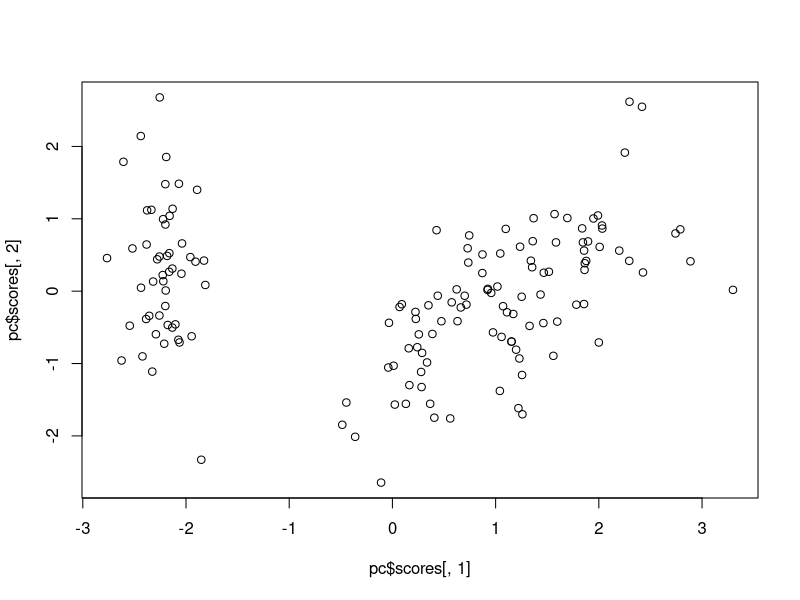
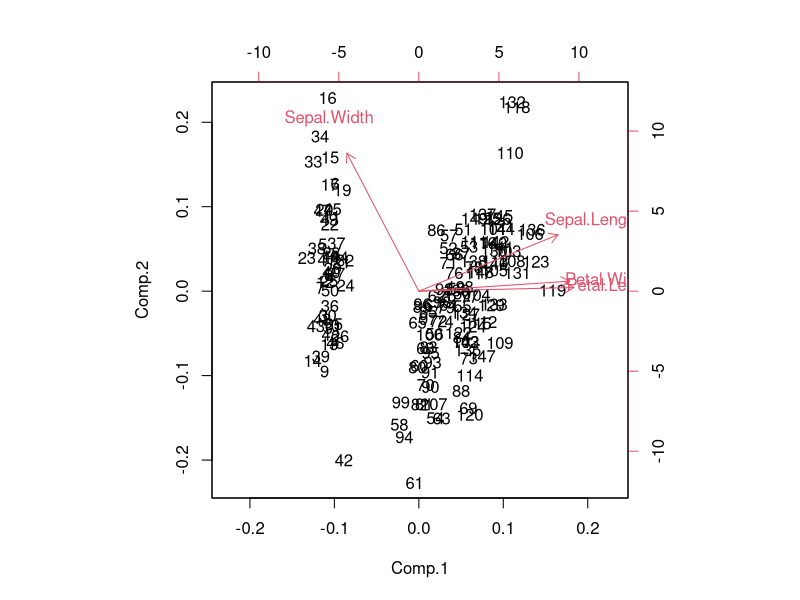
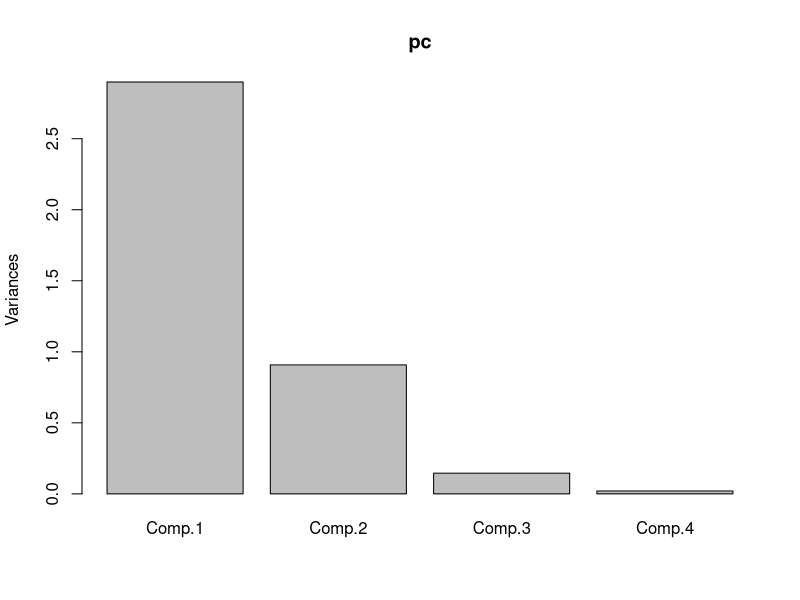

These figures' R source, in order:
df = iris[,1:4]

df = scale(df)

##sigma(xi %*% t(x(i)))

tmp = df[1,]%*%t(df[1,])

result = matrix(0,4,4) 

tmp = function(x) {
  for (i in 1:nrow(x)) {
    tmp = df[i,]%*%t(df[i,])
    result = result + tmp
  }
  return(result/nrow(x))
}

tmp(df)

cor(df)
mat = cov(df)

eig = eigen(mat)

c = eig$values # 첫번째 축 설명 정도 -> 2.91 / 두번째 축 설명 정도 -> 0.914 ... // 설명정도 = 분산

det(mat - eig$values*diag(4))
# diag(4)-> 4*4 단위 행렬 // cov - lambda*diag() 


pc=princomp(df)
pc$scores # 줄인 차원에서는 data가 어떻게 생겼는가? 주성분으로 나타냄

plot(pc$scores[,1], pc$scores[,2]) # 주성분 2가지에 대해 4차원에서 2차원으로 줄여서 보여줌
biplot(pc) # 전체적인 주성분 확인

pc$loadings # 나온 값들의 곱이 w // w1 = v(0.521,-0.269,0.580,0.565) -> 아이겐 벡터랑 같음

pc$sdev 

summary(pc) # standard deviation -> 아이겐 벨류
screeplot(pc) # 값들이 확 줄어서 나옴 -> 첫번째 값이 중요함 / 1,2번만 쓰자는 결론을 얻을 수 있음

  